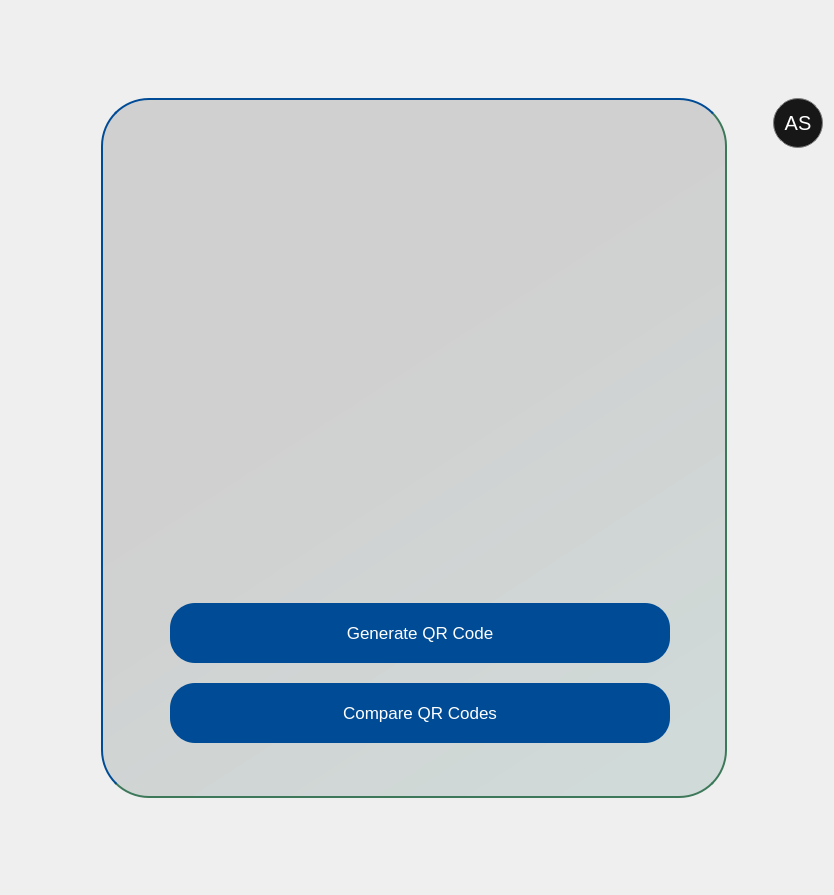
                    <widget class="QWidget" name="qr_code_page">
                     <layout class="QGridLayout" name="gridLayout_24">
                      <item row="1" column="2" rowspan="3">
                       <widget class="QWidget" name="widget_34" native="true">
                        <property name="minimumSize">
                         <size>
                          <width>626</width>
                          <height>686</height>
                         </size>
                        </property>
                        <property name="maximumSize">
                         <size>
                          <width>16777215</width>
                          <height>16777215</height>
                         </size>
                        </property>
                        <property name="styleSheet">
                         <string notr="true">border: 2px solid transparent; 
border-radius: 48px;
opacity: 5px;
background: qlineargradient(x1: 0.21, y1: 0, x2: 0.79, y2: 1, stop: 0 rgba(0, 0, 0, 0.13), stop: 0.3815 rgba(0, 0, 0, 0.13), stop: 1 rgba(0, 77, 64, 0.13));
border-right-color: rgb(60, 120, 89);
border-bottom-color: rgb(60, 120, 89);
border-top-color: rgb(0, 75, 149);
border-left-color: rgb(0, 75, 149);
</string>
                        </property>
                        <layout class="QGridLayout" name="gridLayout_25">
                         <item row="1" column="0">
                          <layout class="QVBoxLayout" name="verticalLayout_36">
                           <item>
                            <spacer name="verticalSpacer_68">
                             <property name="orientation">
                              <enum>Qt::Vertical</enum>
                             </property>
                             <property name="sizeType">
                              <enum>QSizePolicy::Fixed</enum>
                             </property>
                             <property name="sizeHint" stdset="0">
                              <size>
                               <width>20</width>
                               <height>0</height>
                              </size>
                             </property>
                            </spacer>
                           </item>
                           <item alignment="Qt::AlignHCenter">
                            <widget class="QLabel" name="qr_label">
                             <property name="minimumSize">
                              <size>
                               <width>400</width>
                               <height>400</height>
                              </size>
                             </property>
                             <property name="maximumSize">
                              <size>
                               <width>400</width>
                               <height>400</height>
                              </size>
                             </property>
                             <property name="cursor">
                              <cursorShape>BlankCursor</cursorShape>
                             </property>
                             <property name="styleSheet">
                              <string notr="true">border:none;
background:transparent;
border-radius: 0px;
</string>
                             </property>
                             <property name="text">
                              <string/>
                             </property>
                             <property name="scaledContents">
                              <bool>true</bool>
                             </property>
                            </widget>
                           </item>
                           <item>
                            <spacer name="verticalSpacer_69">
                             <property name="orientation">
                              <enum>Qt::Vertical</enum>
                             </property>
                             <property name="sizeHint" stdset="0">
                              <size>
                               <width>20</width>
                               <height>40</height>
                              </size>
                             </property>
                            </spacer>
                           </item>
                           <item>
                            <widget class="QWidget" name="widget_37" native="true">
                             <property name="minimumSize">
                              <size>
                               <width>0</width>
                               <height>156</height>
                              </size>
                             </property>
                             <property name="maximumSize">
                              <size>
                               <width>16777215</width>
                               <height>156</height>
                              </size>
                             </property>
                             <property name="styleSheet">
                              <string notr="true">border:none;
background:transparent;</string>
                             </property>
                             <widget class="QWidget" name="layoutWidget_13">
                              <property name="geometry">
                               <rect>
                                <x>60</x>
                                <y>10</y>
                                <width>502</width>
                                <height>140</height>
                               </rect>
                              </property>
                              <layout class="QVBoxLayout" name="verticalLayout_37">
                               <item>
                                <widget class="QPushButton" name="generate_qr_code_button_2">
                                 <property name="enabled">
                                  <bool>true</bool>
                                 </property>
                                 <property name="sizePolicy">
                                  <sizepolicy hsizetype="Preferred" vsizetype="Preferred">
                                   <horstretch>0</horstretch>
                                   <verstretch>0</verstretch>
                                  </sizepolicy>
                                 </property>
                                 <property name="minimumSize">
                                  <size>
                                   <width>500</width>
                                   <height>60</height>
                                  </size>
                                 </property>
                                 <property name="maximumSize">
                                  <size>
                                   <width>500</width>
                                   <height>60</height>
                                  </size>
                                 </property>
                                 <property name="font">
                                  <font>
                                   <pointsize>13</pointsize>
                                  </font>
                                 </property>
                                 <property name="cursor">
                                  <cursorShape>PointingHandCursor</cursorShape>
                                 </property>
                                 <property name="styleSheet">
                                  <string notr="true">QPushButton{border: 0px solid gray; 
border-radius: 25px;
background-color: #004B95;
color:white;

}
QPushButton:hover {
    color: white;
	background-color: #005ce6;
}
QPushButton:pressed {
    background-color: #003d99; /* Slightly darker blue for the pressed state */
    color: white; /* Keep the text color visible */
}
</string>
                                 </property>
                                 <property name="text">
                                  <string>Generate QR Code</string>
                                 </property>
                                 <property name="shortcut">
                                  <string>Return</string>
                                 </property>
                                </widget>
                               </item>
                               <item>
                                <spacer name="verticalSpacer_70">
                                 <property name="orientation">
                                  <enum>Qt::Vertical</enum>
                                 </property>
                                 <property name="sizeHint" stdset="0">
                                  <size>
                                   <width>20</width>
                                   <height>40</height>
                                  </size>
                                 </property>
                                </spacer>
                               </item>
                               <item>
                                <widget class="QPushButton" name="compare_qr_codes_button_2">
                                 <property name="enabled">
                                  <bool>true</bool>
                                 </property>
                                 <property name="sizePolicy">
                                  <sizepolicy hsizetype="Preferred" vsizetype="Preferred">
                                   <horstretch>0</horstretch>
                                   <verstretch>0</verstretch>
                                  </sizepolicy>
                                 </property>
                                 <property name="minimumSize">
                                  <size>
                                   <width>500</width>
                                   <height>60</height>
                                  </size>
                                 </property>
                                 <property name="maximumSize">
                                  <size>
                                   <width>500</width>
                                   <height>60</height>
                                  </size>
                                 </property>
                                 <property name="font">
                                  <font>
                                   <pointsize>13</pointsize>
                                  </font>
                                 </property>
                                 <property name="cursor">
                                  <cursorShape>PointingHandCursor</cursorShape>
                                 </property>
                                 <property name="layoutDirection">
                                  <enum>Qt::LeftToRight</enum>
                                 </property>
                                 <property name="styleSheet">
                                  <string notr="true">QPushButton{border: 0px solid gray; 
border-radius: 25px;
background-color: #004B95;
color:white;

}
QPushButton:hover {
    color: white;
	background-color: #005ce6;
}
QPushButton:pressed {
    background-color: #003d99; /* Slightly darker blue for the pressed state */
    color: white; /* Keep the text color visible */
}
</string>
                                 </property>
                                 <property name="text">
                                  <string>Compare QR Codes</string>
                                 </property>
                                </widget>
                               </item>
                              </layout>
                             </widget>
                            </widget>
                           </item>
                           <item>
                            <spacer name="verticalSpacer_72">
                             <property name="orientation">
                              <enum>Qt::Vertical</enum>
                             </property>
                             <property name="sizeHint" stdset="0">
                              <size>
                               <width>20</width>
                               <height>40</height>
                              </size>
                             </property>
                            </spacer>
                           </item>
                          </layout>
                         </item>
                         <item row="0" column="0">
                          <spacer name="verticalSpacer_71">
                           <property name="orientation">
                            <enum>Qt::Vertical</enum>
                           </property>
                           <property name="sizeType">
                            <enum>QSizePolicy::Preferred</enum>
                           </property>
                           <property name="sizeHint" stdset="0">
                            <size>
                             <width>20</width>
                             <height>40</height>
                            </size>
                           </property>
                          </spacer>
                         </item>
                        </layout>
                       </widget>
                      </item>
                      <item row="0" column="2">
                       <spacer name="verticalSpacer_73">
                        <property name="orientation">
                         <enum>Qt::Vertical</enum>
                        </property>
                        <property name="sizeHint" stdset="0">
                         <size>
                          <width>20</width>
                          <height>87</height>
                         </size>
                        </property>
                       </spacer>
                      </item>
                      <item row="1" column="4" rowspan="3">
                       <layout class="QVBoxLayout" name="verticalLayout_23">
                        <item>
                         <widget class="QPushButton" name="usermenu_pushButton_3">
                          <property name="minimumSize">
                           <size>
                            <width>50</width>
                            <height>50</height>
                           </size>
                          </property>
                          <property name="maximumSize">
                           <size>
                            <width>50</width>
                            <height>50</height>
                           </size>
                          </property>
                          <property name="font">
                           <font>
                            <pointsize>15</pointsize>
                           </font>
                          </property>
                          <property name="cursor">
                           <cursorShape>PointingHandCursor</cursorShape>
                          </property>
                          <property name="styleSheet">
                           <string notr="true">QPushButton {
    color: white;
    background-color:#171717;
    border: 1px solid grey;
    border-radius: 25px; 
}

QPushButton:hover {
    border: 2px solid rgb(83, 83, 83); /* Change border color on hover */
    background-color:#171717;
   
}

</string>
                          </property>
                          <property name="text">
                           <string>AS</string>
                          </property>
                         </widget>
                        </item>
                        <item>
                         <spacer name="verticalSpacer_67">
                          <property name="orientation">
                           <enum>Qt::Vertical</enum>
                          </property>
                          <property name="sizeHint" stdset="0">
                           <size>
                            <width>20</width>
                            <height>40</height>
                           </size>
                          </property>
                         </spacer>
                        </item>
                       </layout>
                      </item>
                      <item row="4" column="2">
                       <spacer name="verticalSpacer_35">
                        <property name="orientation">
                         <enum>Qt::Vertical</enum>
                        </property>
                        <property name="sizeHint" stdset="0">
                         <size>
                          <width>20</width>
                          <height>86</height>
                         </size>
                        </property>
                       </spacer>
                      </item>
                      <item row="2" column="0">
                       <spacer name="horizontalSpacer_90">
                        <property name="orientation">
                         <enum>Qt::Horizontal</enum>
                        </property>
                        <property name="sizeHint" stdset="0">
                         <size>
                          <width>40</width>
                          <height>20</height>
                         </size>
                        </property>
                       </spacer>
                      </item>
                      <item row="2" column="1">
                       <spacer name="horizontalSpacer_75">
                        <property name="orientation">
                         <enum>Qt::Horizontal</enum>
                        </property>
                        <property name="sizeType">
                         <enum>QSizePolicy::Fixed</enum>
                        </property>
                        <property name="sizeHint" stdset="0">
                         <size>
                          <width>50</width>
                          <height>20</height>
                         </size>
                        </property>
                       </spacer>
                      </item>
                      <item row="2" column="3">
                       <spacer name="horizontalSpacer_92">
                        <property name="orientation">
                         <enum>Qt::Horizontal</enum>
                        </property>
                        <property name="sizeHint" stdset="0">
                         <size>
                          <width>40</width>
                          <height>20</height>
                         </size>
                        </property>
                       </spacer>
                      </item>
                     </layout>
                    </widget>
